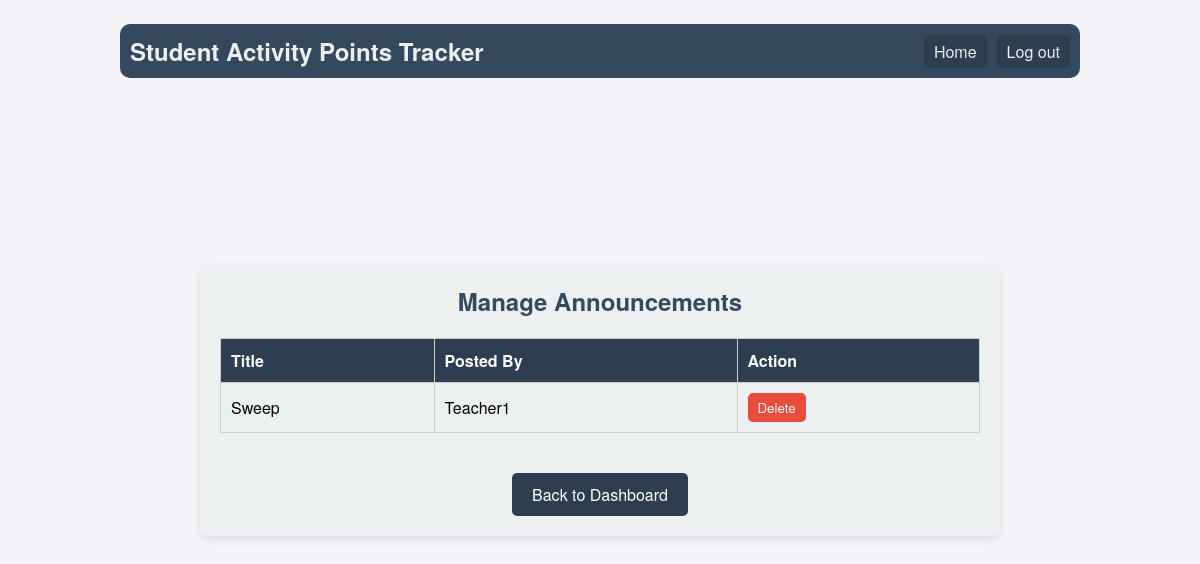
/manage_announcements/ (signed in), run on an earlier commit of the app's database.
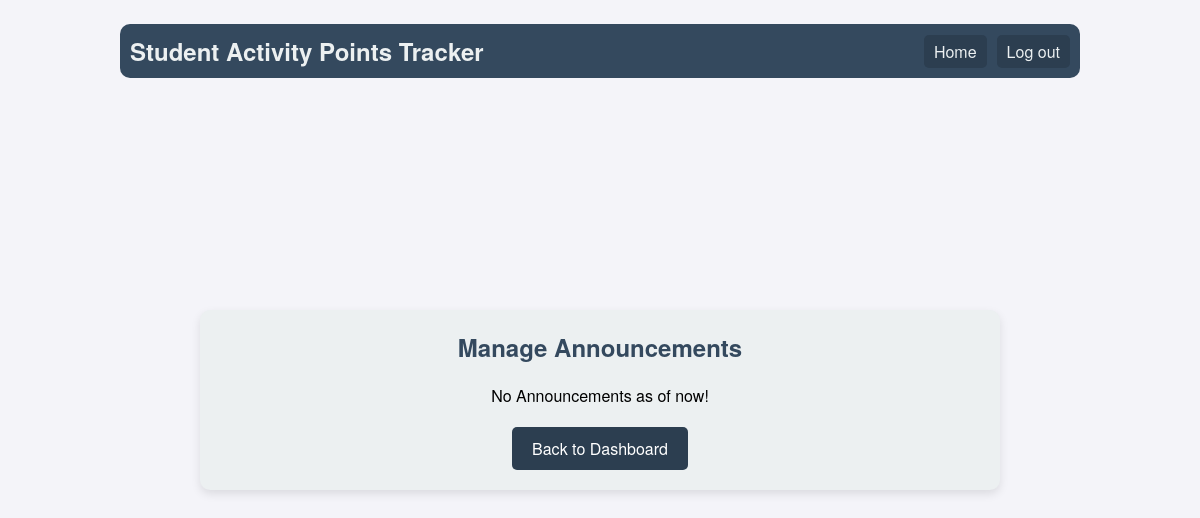
And on a later commit of the database.
### activityPointsApp/models.py (models this page shows, shortened)
class Announcement(models.Model):
    title = models.CharField(max_length=255)
    details = models.TextField()
    description = models.TextField()
    date_posted = models.DateTimeField(default=timezone.now)
    posted_by = models.ForeignKey(Teacher, on_delete=models.CASCADE)
    activity_link = models.URLField(blank=True, null=True)  # Link related to an activity

class Teacher(models.Model):
    name = models.CharField(max_length=20)
    email = models.EmailField(unique=True)
    password = models.CharField(max_length=20)
    department = models.CharField(max_length=3)

### activityPointsApp/views.py (the view)
# urls.py: path('manage_announcements/', manage_announcements, name='manage_announcements'),
def manage_announcements(request):
    if 'teacher_email' not in request.session:
        return redirect('loginTeacher')
    teacher_email = request.session['teacher_email']
    announcements = Announcement.objects.filter(posted_by__email=teacher_email)
    if request.method == 'POST' and 'delete_announcement' in request.POST:
        announcement_id = request.POST.get('announcement_id')
        announcement = get_object_or_404(Announcement, id=announcement_id, posted_by__email=teacher_email)
        announcement.delete()
        return redirect('manage_announcements')
    return render(request, 'manage_announcements.html', {'announcements': announcements})

### activityPointsApp/templates/manage_announcements.html (shortened to what this page needs)
{% load static %}
<!DOCTYPE html>
<html lang="en">
<head>
    <link rel="stylesheet" href="{% static 'manage_announcements.css' %}">
</head>
<body>
    <div class="header">
        <div class="app-name">Student Activity Points Tracker</div>
        <div class="nav">
            <a class="nav-item" href="{% url 'home' %}">Home</a>
            <a class="nav-item" href="{% url 'logout' %}">Log out</a>
        </div>
    </div>
    <div class="container">
        <h2>Manage Announcements</h2>
        {% if announcements %}
        <table class="announcements-table">
            <thead>
                <tr>
                    <th>Title</th>
                    <th>Posted By</th>
                    <th>Action</th>
                </tr>
            </thead>
            <tbody>
                {% for announcement in announcements %}
                <tr>
                    <td><a href="{% url 'activity_detail' announcement.id %}" class="activity-detail">{{ announcement.title }}</a></td>
                    <td>{{ announcement.posted_by.name }}</td>
                    <td>
                        <form method="post" style="display:inline;">
                            <button type="submit" name="delete_announcement" class="delete-button">Delete</button>
                        </form>
                    </td>
                </tr>
                {% endfor %}
                {% else %}
                    No Announcements as of now! <br>
                {% endif %}
            </tbody>
        </table>
        <a href="{% url 'teacherDashboard' %}" class="back-link">Back to Dashboard</a>
    </div>
</body>
</html>

What changed in the data, as far as the page shows it:
removed Announcement: title "Sweep", posted_by.name "Teacher1"
Also different on the page:
text no longer shown: "Title Posted By Action"
text now shown: "No Announcements as of now!"
